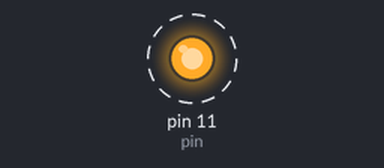
Bench run of a program on a simulated Raspberry Pi (header pin numbers). Parts: output pins drawn as LEDs (lit = HIGH). Dashed ring = blinking.

Above: at 0.05 s.
Timing chart, 0 to 3.0 s (numbered marks = the images above):
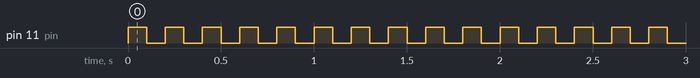

Measured:
- by itself, pin 11 (pin): alternates HIGH for 0.10 s and LOW for 0.10 s

The program:

led-blink.py
```python
#!/usr/bin/python3
# Purpose: A Simple Program to manipulate GPIO
# Author: Anshu Aditya
# Date: 20th Sep 2020
# last Modified: 20th Sep 2020

import RPi.GPIO as GPIO
import time

GPIO.cleanup() # cleanup all GPIOs
pin=11
GPIO.setmode(GPIO.BOARD) # BOARD pin-number scheme
GPIO.setup(pin,GPIO.OUT,initial=GPIO.LOW) # setting channel as output with inital value to LOW
while True:
	GPIO.output(pin,GPIO.HIGH) # at selected channel turn LED on
	time.sleep(0.1) # time delay
	GPIO.output(pin,GPIO.LOW) # turn off
	time.sleep(0.1)
#	GPIO.cleanup() # cleanup all GPIOs
```
